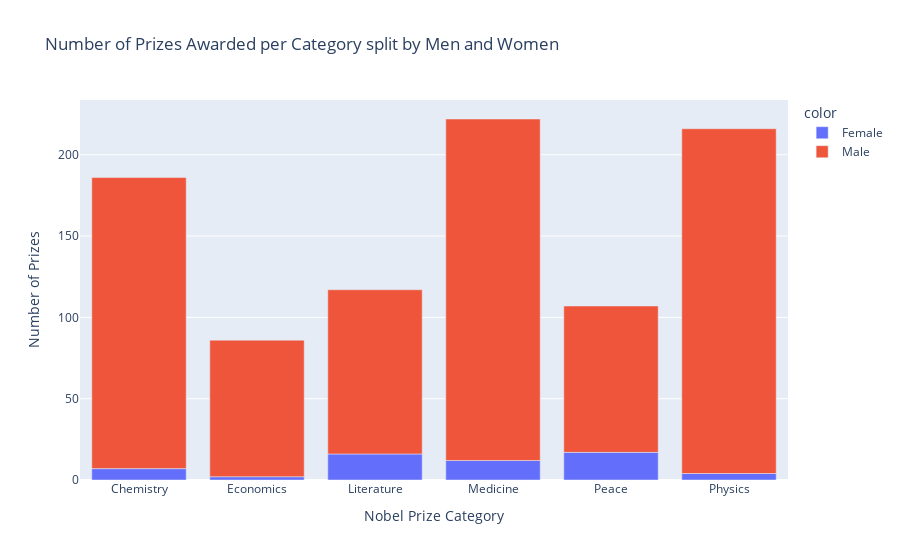

Source (notebook cell):
### Code cell
bar_split = px.bar(
    x=men_women.category,
    y=men_women.prize,
    color=men_women.sex,
    title="Number of Prizes Awarded per Category split by Men and Women"
)

bar_split.update_layout(
    xaxis_title="Nobel Prize Category",
    yaxis_title="Number of Prizes",
)

bar_split.show()

### Figure 1 — Plotly figure (JSON) as saved in the notebook; plotly's stock layout.template omitted (floating-point values rounded to 4 significant figures)
{"data": [{"alignmentgroup": "True", "hovertemplate": "color=Female<br>x=%{x}<br>y=%{y}<extra></extra>", "legendgroup": "Female", "marker": {"color": "#636efa", "pattern": {"shape": ""}}, "name": "Female", "offsetgroup": "Female", "orientation": "v", "showlegend": true, "textposition": "auto", "type": "bar", "x": ["Chemistry", "Economics", "Literature", "Medicine", "Peace", "Physics"], "xaxis": "x", "y": [7, 2, 16, 12, 17, 4], "yaxis": "y"}, {"alignmentgroup": "True", "hovertemplate": "color=Male<br>x=%{x}<br>y=%{y}<extra></extra>", "legendgroup": "Male", "marker": {"color": "#EF553B", "pattern": {"shape": ""}}, "name": "Male", "offsetgroup": "Male", "orientation": "v", "showlegend": true, "textposition": "auto", "type": "bar", "x": ["Chemistry", "Economics", "Literature", "Medicine", "Peace", "Physics"], "xaxis": "x", "y": [179, 84, 101, 210, 90, 212], "yaxis": "y"}], "layout": {"barmode": "relative", "legend": {"title": {"text": "color"}, "tracegroupgap": 0}, "title": {"text": "Number of Prizes Awarded per Category split by Men and Women"}, "xaxis": {"anchor": "y", "domain": [0, 1], "title": {"text": "Nobel Prize Category"}}, "yaxis": {"anchor": "x", "domain": [0, 1], "title": {"text": "Number of Prizes"}}}}
